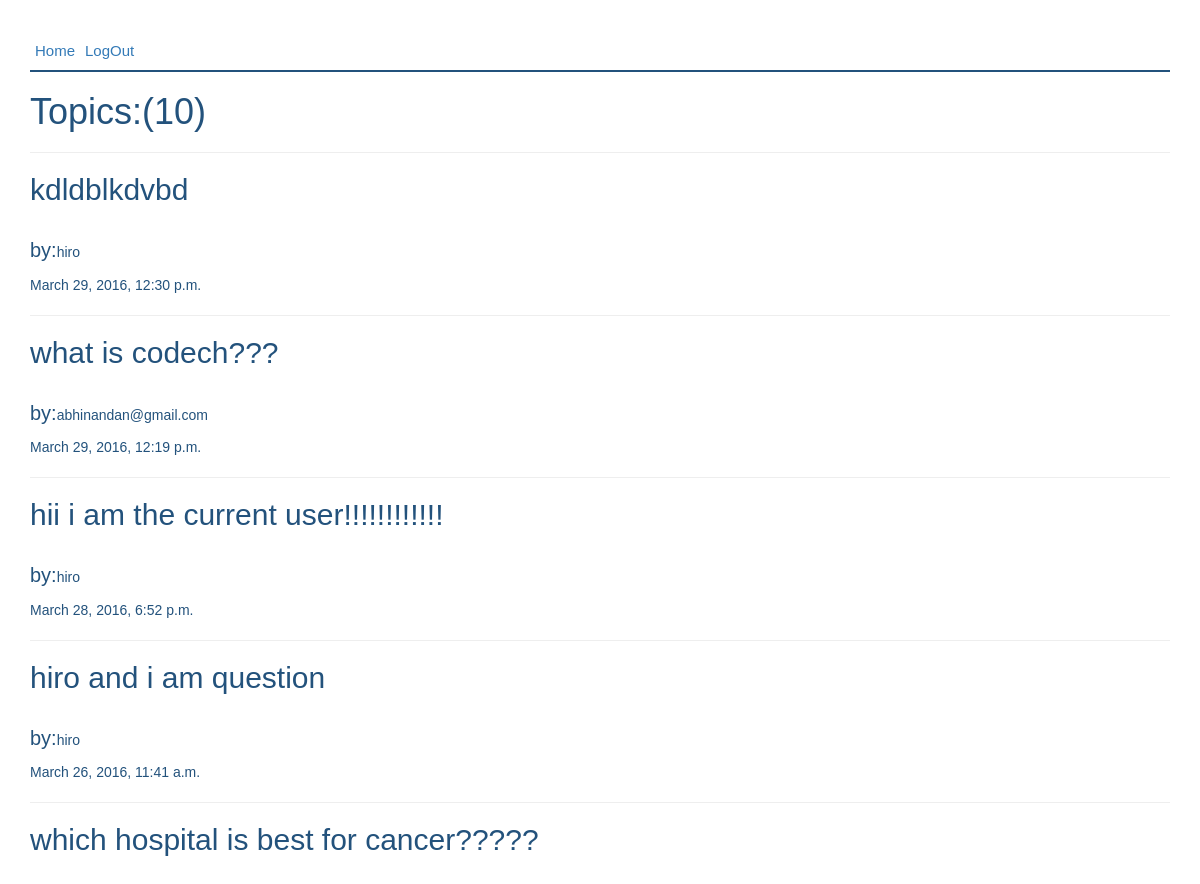
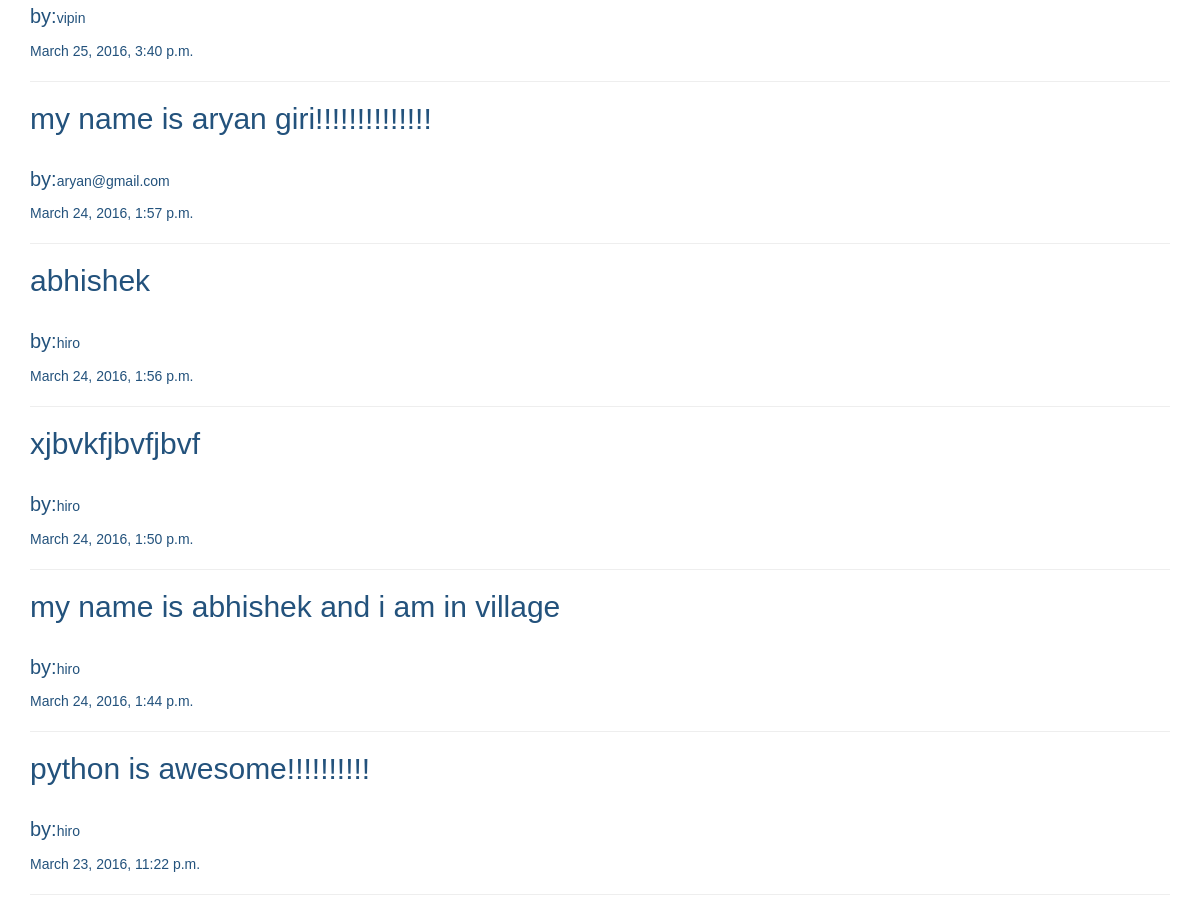
Screenshot of /viewTopics/ (signed in) with the database file from the repository (2 pictures, top to bottom).
### app/models.py (models this page shows, shortened)
class DiscussionTopic(models.Model):
    user = models.ForeignKey('UserInfo')     #user of the post just linking both the tables together
    topicText = models.TextField(max_length = 1000)
    timeStamp = models.DateTimeField()

class UserInfo(models.Model):
    fname = models.CharField(max_length = 200)
    lname = models.CharField(max_length = 200)
    username = models.CharField(max_length = 200,unique = True)
    password = models.CharField(max_length = 10)

### app/views.py (the view)
# urls.py: url(r'^viewTopics/$',viewTopics,name='viewTopics')
def viewTopics(request):
    topics = DiscussionTopic.objects.all().order_by('-timeStamp')
    return render(request,'viewTopics.html',{'topics':topics})

### app/templates/viewTopics.html
{% extends 'base.html' %}
{% block content %}
<h1>Topics:<span>(</span>{{ topics.count }}<span>)</span></h1>
<hr/>
{% for topic in topics %}
    <h2>{{ topic.topicText }}</h2><br/>
    <p><span id='byClass'>by:</span>{{ topic.user.username }}</p>
    {{ topic.timeStamp }}
    <hr/>
{% endfor %}
{% endblock %}

### app/static/css/style.css (style rules this page uses)
body { font-family: sans-serif; }

### app/static/css/login.css (style rules this page uses)
body { color:#23527c; }

### app/static/css/postTopic.css (style rules this page uses)
#byClass { color:#23527c; font-size: 20px; }

### rows the page displays
DiscussionTopic: topicText "kdldblkdvbd", user.username "hiro", timeStamp "March 29, 2016, 12:30 p.m."
DiscussionTopic: topicText "what is codech???", user.username "abhinandan@gmail.com", timeStamp "March 29, 2016, 12:19 p.m."
DiscussionTopic: topicText "hii i am the current user!!!!!!!!!!!!", user.username "hiro", timeStamp "March 28, 2016, 6:52 p.m."
DiscussionTopic: topicText "hiro and i am question", user.username "hiro", timeStamp "March 26, 2016, 11:41 a.m."
DiscussionTopic: topicText "which hospital is best for cancer?????", user.username "vipin", timeStamp "March 25, 2016, 3:40 p.m."
DiscussionTopic: topicText "my name is aryan giri!!!!!!!!!!!!!!", user.username "aryan@gmail.com", timeStamp "March 24, 2016, 1:57 p.m."
DiscussionTopic: topicText "abhishek", user.username "hiro", timeStamp "March 24, 2016, 1:56 p.m."
DiscussionTopic: topicText "xjbvkfjbvfjbvf", user.username "hiro", timeStamp "March 24, 2016, 1:50 p.m."
DiscussionTopic: topicText "my name is abhishek and i am in village", user.username "hiro", timeStamp "March 24, 2016, 1:44 p.m."
DiscussionTopic: topicText "python is awesome!!!!!!!!!!", user.username "hiro", timeStamp "March 23, 2016, 11:22 p.m."

### other values shown
{{ topics.count }} "10"
